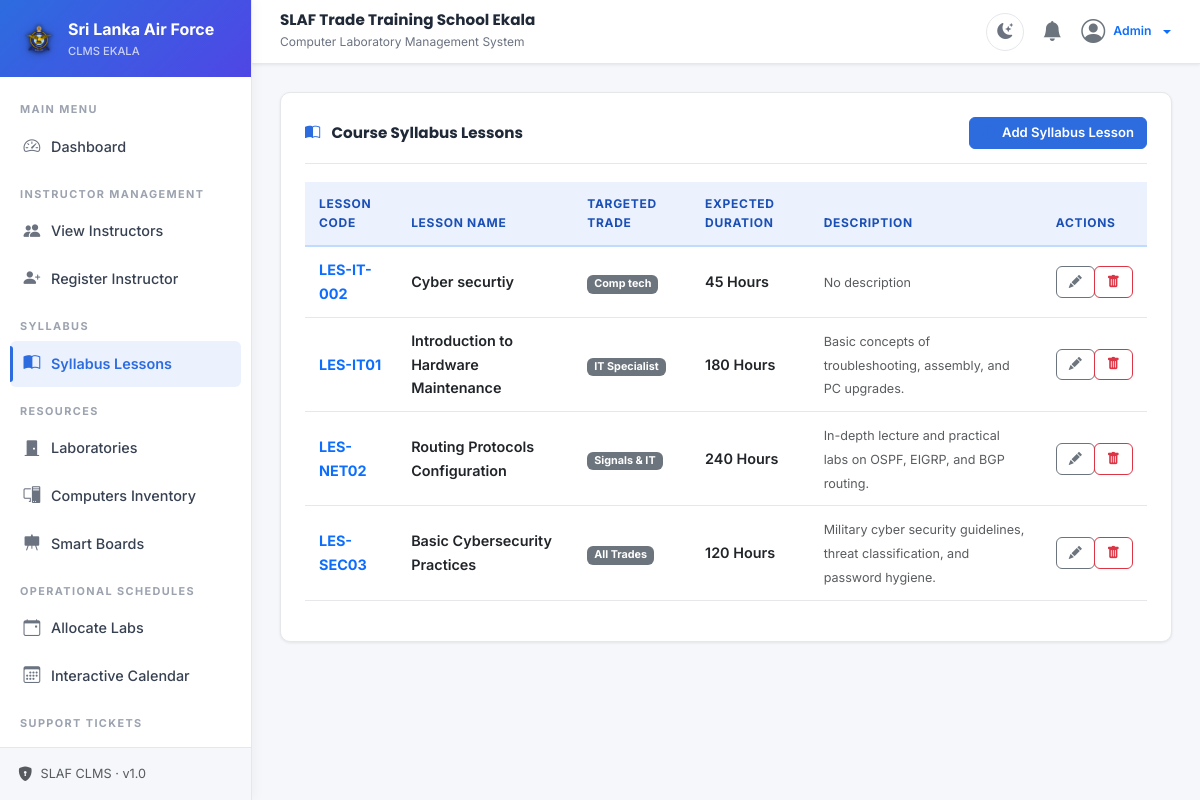
Page /lesson (signed in) on the committed database.
### tables this page shows
CREATE TABLE IF NOT EXISTS lessons (
    id INT AUTO_INCREMENT PRIMARY KEY,
    lesson_code VARCHAR(20) NOT NULL UNIQUE,
    lesson_name VARCHAR(150) NOT NULL,
    trade VARCHAR(50) NOT NULL,
    duration INT NOT NULL,  
    description TEXT,
    created_at TIMESTAMP DEFAULT CURRENT_TIMESTAMP,
    updated_at TIMESTAMP DEFAULT CURRENT_TIMESTAMP ON UPDATE CURRENT_TIMESTAMP
);

### app/controllers/LessonController.php (called while the page is built, shortened)
<?php
class LessonController extends Controller {
    private $lessonModel;
    public function __construct() {
        $this->lessonModel = $this->model('LessonModel');
    }
    public function index() {
        $lessons = $this->lessonModel->getAllLessons();
        $data = [
            'title' => 'Syllabus Lessons',
            'active_menu' => 'lessons',
            'lessons' => $lessons
        ];
        $this->view('lessons/index', $data);
    }
}

### app/core/App.php (called while the page is built, shortened)
<?php
class App {
    protected $currentMethod = 'index';
    public function __construct() {
        $url = $this->getUrl();
        if (isset($url[0])) {
            $controllerName = ucfirst($url[0]) . 'Controller';
            if (file_exists(APPROOT . '/controllers/' . $controllerName . '.php')) {
                unset($url[0]);
            }
        }
        $this->currentController = new $this->currentController;
        $this->params = $url ? array_values($url) : [];
        call_user_func_array([$this->currentController, $this->currentMethod], $this->params);
    }
    public function getUrl() {
        if (isset($_GET['url'])) {
            $url = rtrim($_GET['url'], '/');
            $url = filter_var($url, FILTER_SANITIZE_URL);
            return explode('/', $url);
        }
        return [];
    }
}

### index.php (called while the page is built, shortened)
    <?php
require_once 'app/helpers/sanitization_helper.php';
require_once 'app/core/App.php';
require_once 'app/core/Controller.php';
require_once 'app/core/Database.php';
require_once 'app/core/Model.php';
$app = new App();

### app/core/Database.php (called while the page is built, shortened)
<?php
class Database {
    private $host = DB_HOST;
    private $user = DB_USER;
    private $pass = DB_PASS;
    private $dbname = DB_NAME;
    private $dbh;
    private $stmt;
    public function __construct() {
        $dsn = 'mysql:host=' . $this->host . ';dbname=' . $this->dbname . ';charset=utf8mb4';
        $options = [
            PDO::ATTR_PERSISTENT => false,
            PDO::ATTR_ERRMODE => PDO::ERRMODE_EXCEPTION,
            PDO::ATTR_DEFAULT_FETCH_MODE => PDO::FETCH_OBJ
        ];
        try {
            $this->dbh = new PDO($dsn, $this->user, $this->pass, $options);
        } catch (PDOException $e) {
            $this->error = $e->getMessage();
            throw $e;
        }
    }
    public function query($sql) {
        $this->stmt = $this->dbh->prepare($sql);
    }
    public function bind($param, $value, $type = null) {
        if (is_null($type)) {
            switch (true) {
                case is_int($value):
                    $type = PDO::PARAM_INT;
                    break;
            }
        }
        $this->stmt->bindValue($param, $value, $type);
    }
    public function execute() {
        return $this->stmt->execute();
    }
    public function resultSet() {
        $this->execute();
        return $this->stmt->fetchAll();
    }
}

### app/models/LessonModel.php (called while the page is built, shortened)
<?php
class LessonModel extends Model {
    public function getAllLessons() {
        $this->db->query("SELECT * FROM lessons ORDER BY lesson_code ASC");
        return $this->db->resultSet();
    }
}

### app/core/Model.php (called while the page is built, shortened)
<?php
class Model {
    public function __construct() {
        $this->db = new Database();
    }
}

### app/helpers/sanitization_helper.php (called while the page is built, shortened)
<?php
function e($string) {
    return htmlspecialchars($string, ENT_QUOTES, 'UTF-8');
}

### app/views/lessons/index.php (the view, shortened to what this page needs)
<div class="card-clms">
    <div class="card-clms-header">
        <h5 class="fw-bold m-0"><i class="bi bi-book-half text-primary me-2"></i> Course Syllabus Lessons</h5>
        <button type="button" class="btn btn-primary btn-sm" data-bs-toggle="modal" data-bs-target="#addLessonModal">
            <i class="bi bi-plus-circle me-1"></i> Add Syllabus Lesson
        </button>
    </div>
    <div class="table-responsive">
        <table class="table table-hover table-clms align-middle">
            <thead>
                <tr>
                    <th>Lesson Code</th>
                    <th>Lesson Name</th>
                    <th>Targeted Trade</th>
                    <th>Expected Duration</th>
                    <th>Description</th>
                    <th>Actions</th>
                </tr>
            </thead>
            <tbody>
                <?php if(!empty($data['lessons'])): ?>
                    <?php foreach($data['lessons'] as $l): ?>
                        <tr>
                            <td><span class="fw-bold text-primary"><?php echo e($l->lesson_code); ?></span></td>
                            <td><span class="fw-semibold"><?php echo e($l->lesson_name); ?></span></td>
                            <td><span class="badge bg-secondary"><?php echo e($l->trade); ?></span></td>
                            <td><span class="fw-semibold"><?php echo e($l->duration); ?> Hours</span></td>
                            <td><small class="text-muted"><?php echo e($l->description ?: 'No description'); ?></small></td>
                            <td>
                                <div class="btn-group">
                                    <button type="button" class="btn btn-sm btn-outline-secondary edit-btn"
                                            data-id="<?php echo $l->id; ?>"
                                            data-code="<?php echo e($l->lesson_code); ?>"
                                            data-name="<?php echo e($l->lesson_name); ?>"
                                            data-trade="<?php echo e($l->trade); ?>"
                                            data-duration="<?php echo $l->duration; ?>"
                                            data-desc="<?php echo e($l->description); ?>"
                                            data-bs-toggle="modal" data-bs-target="#editLessonModal">
                                        <i class="bi bi-pencil-fill"></i>
                                    </button>
                                    <a href="<?php echo URLROOT; ?>lesson/delete/<?php echo $l->id; ?>" class="btn btn-sm btn-outline-danger" onclick="return confirm('Are you sure you want to delete this syllabus lesson? Note: This will fail if classes are allocated with it.');">
                                        <i class="bi bi-trash-fill"></i>
                                    </a>
                                </div>
                            </td>
                        </tr>
                    <?php endforeach; ?>
                <?php else: ?>
                    <tr>
                        <td colspan="6" class="text-center py-4 text-muted">No syllabus lessons registered in database.</td>
                    </tr>
                <?php endif; ?>
            </tbody>
        </table>
    </div>
</div>

### css/style.css (style rules this page uses)
:root { --font: 'Inter', sans-serif; --font-heading: 'Poppins', sans-serif; --primary: #2D6CDF; --primary-dark: #1A4FB5; --primary-light: #EBF1FD; --primary-grad: linear-gradient(135deg, #2D6CDF 0%, #4F46E5 100%); --bg-page: #F5F7FA; --bg-card: #FFFFFF; --sidebar-bg: #FFFFFF; --sidebar-border: #E5E7EB; --sidebar-hover: #F3F7FF; --sidebar-active-bg: #EBF1FD; --sidebar-active-text: #2D6CDF; --sidebar-text: #374151; --sidebar-muted: #9CA3AF; --navbar-bg: #FFFFFF; --text-h: #1F2937; --text-body: #374151; --text-muted: #6B7280; --border: #E5E7EB; --shadow-sm: 0 1px 3px rgba(0,0,0,0.08); --shadow-md: 0 4px 16px rgba(0,0,0,0.08); --shadow-lg: 0 8px 32px rgba(0,0,0,0.1); --success: #059669; --warning: #D97706; --danger: #DC2626; --info: #2D6CDF; --radius: 10px; --radius-sm: 6px; --radius-lg: 16px; --transition: 0.22s ease; }
*,*::before,*::after { margin:0;padding:0;box-sizing:border-box; }
body { font-family: var(--font); background: var(--bg-page); color: var(--text-body); font-size: 14.5px; line-height: 1.65; overflow-x: hidden; transition: background var(--transition), color var(--transition); }
a { text-decoration:none;color:var(--primary);transition:color var(--transition); }
h1,h2,h3,h4,h5,h6 { font-family:var(--font-heading);font-weight:700;color:var(--text-h);line-height:1.3; }
.card-clms { background:var(--bg-card); border:1px solid var(--border); border-radius:var(--radius); box-shadow:var(--shadow-sm); padding:24px; margin-bottom:22px; transition:box-shadow var(--transition),background var(--transition); }
.card-clms-header { display:flex;align-items:center;justify-content:space-between; margin-bottom:18px;padding-bottom:14px; border-bottom:1px solid var(--border); }
.card-clms-header h5,.card-clms-header h6 { font-size:0.95rem;font-weight:700;color:var(--text-h);margin:0; }
.card-clms-header .bi { color:var(--primary)!important; }
.btn { border-radius:var(--radius-sm)!important;font-weight:600!important;font-size:0.875rem!important;transition:all 0.18s!important; }
.btn-primary { background:var(--primary)!important;border-color:var(--primary)!important;color:#fff!important; }
.btn-sm { padding:5px 12px!important;font-size:0.82rem!important; }
.table-clms { color:var(--text-body);border-color:var(--border);font-size:0.9rem; }
.table-clms thead th { background:var(--primary-light);color:var(--primary-dark); font-weight:700;font-size:0.75rem;text-transform:uppercase;letter-spacing:0.7px; border-bottom:2px solid #BFDBFE;padding:12px 14px; }
.table-clms td { vertical-align:middle;padding:11px 14px;border-color:var(--border); }
.table-clms tbody tr { transition:background 0.15s; }

### rows in the picture
lessons: lesson_code "LES-IT-002", lesson_name "Cyber securtiy", trade "Comp tech", duration "45", description "No description"
lessons: lesson_code "LES-IT01", lesson_name "Introduction to Hardware Maintenance", trade "IT Specialist", duration "180", description "Basic concepts of troubleshooting, assembly, and PC upgrades."
lessons: lesson_code "LES-NET02", lesson_name "Routing Protocols Configuration", trade "Signals & IT", duration "240", description "In-depth lecture and practical labs on OSPF, EIGRP, and BGP routing."
lessons: lesson_code "LES-SEC03", lesson_name "Basic Cybersecurity Practices", trade "All Trades", duration "120", description "Military cyber security guidelines, threat classification, and password hygiene."

### other values in the picture
MILITARY_BRANCH "Sri Lanka Air Force"
SYSTEM_TITLE "SLAF Trade Training School Ekala"
SYSTEM_SUBTITLE "Computer Laboratory Management System"
$_SESSION['username'] "Admin"
